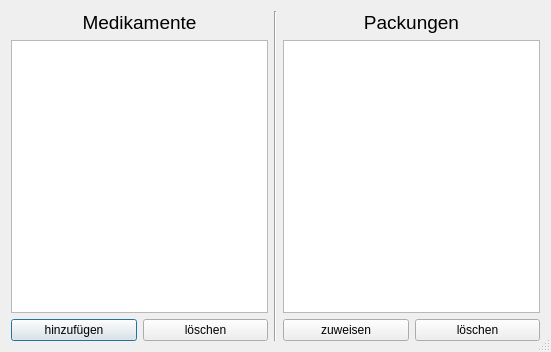
<?xml version="1.0" encoding="UTF-8"?>
<ui version="4.0">
 <class>Settings</class>
 <widget class="QDialog" name="Settings">
  <property name="geometry">
   <rect>
    <x>0</x>
    <y>0</y>
    <width>551</width>
    <height>352</height>
   </rect>
  </property>
  <property name="windowTitle">
   <string>RFIDMed - Settings</string>
  </property>
  <property name="windowIcon">
   <iconset resource="resources.qrc">
    <normaloff>:/icons/drugstore.png</normaloff>:/icons/drugstore.png</iconset>
  </property>
  <property name="locale">
   <locale language="German" country="Germany"/>
  </property>
  <property name="sizeGripEnabled">
   <bool>true</bool>
  </property>
  <layout class="QHBoxLayout" name="horizontalLayout">
   <item>
    <layout class="QVBoxLayout" name="medLayout">
     <item>
      <widget class="QLabel" name="medicationHeader">
       <property name="font">
        <font>
         <pointsize>14</pointsize>
        </font>
       </property>
       <property name="text">
        <string>Medikamente</string>
       </property>
       <property name="alignment">
        <set>Qt::AlignCenter</set>
       </property>
      </widget>
     </item>
     <item>
      <widget class="QTableView" name="medicationList">
       <property name="sizePolicy">
        <sizepolicy hsizetype="Expanding" vsizetype="Expanding">
         <horstretch>1</horstretch>
         <verstretch>1</verstretch>
        </sizepolicy>
       </property>
       <property name="frameShape">
        <enum>QFrame::StyledPanel</enum>
       </property>
       <property name="frameShadow">
        <enum>QFrame::Sunken</enum>
       </property>
       <property name="lineWidth">
        <number>2</number>
       </property>
      </widget>
     </item>
     <item>
      <layout class="QHBoxLayout" name="medBtnLayout">
       <item>
        <widget class="QPushButton" name="medAddBtn">
         <property name="sizePolicy">
          <sizepolicy hsizetype="Minimum" vsizetype="Fixed">
           <horstretch>1</horstretch>
           <verstretch>0</verstretch>
          </sizepolicy>
         </property>
         <property name="text">
          <string>hinzufügen</string>
         </property>
        </widget>
       </item>
       <item>
        <widget class="QPushButton" name="medDelBtn">
         <property name="sizePolicy">
          <sizepolicy hsizetype="Minimum" vsizetype="Fixed">
           <horstretch>1</horstretch>
           <verstretch>0</verstretch>
          </sizepolicy>
         </property>
         <property name="text">
          <string>löschen</string>
         </property>
        </widget>
       </item>
      </layout>
     </item>
    </layout>
   </item>
   <item>
    <widget class="Line" name="line">
     <property name="orientation">
      <enum>Qt::Vertical</enum>
     </property>
    </widget>
   </item>
   <item>
    <layout class="QVBoxLayout" name="unitLayout">
     <item>
      <widget class="QLabel" name="unitHeader">
       <property name="font">
        <font>
         <pointsize>14</pointsize>
        </font>
       </property>
       <property name="text">
        <string>Packungen</string>
       </property>
       <property name="alignment">
        <set>Qt::AlignCenter</set>
       </property>
      </widget>
     </item>
     <item>
      <widget class="QTableView" name="unitList"/>
     </item>
     <item>
      <layout class="QHBoxLayout" name="unitBtnLayout">
       <item>
        <widget class="QPushButton" name="unitAssignBtn">
         <property name="text">
          <string>zuweisen</string>
         </property>
        </widget>
       </item>
       <item>
        <widget class="QPushButton" name="unitDelBtn">
         <property name="text">
          <string>löschen</string>
         </property>
        </widget>
       </item>
      </layout>
     </item>
    </layout>
   </item>
  </layout>
 </widget>
 <resources>
  <include location="resources.qrc"/>
 </resources>
 <connections/>
</ui>
